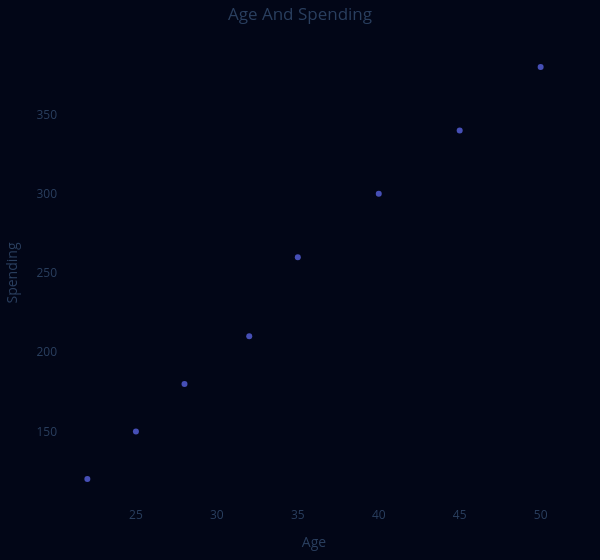

Write notebook code for a chart like this one.
### Code cell
df3 = pd.DataFrame({
    "Age": [22, 25, 28, 32, 35, 40, 45, 50],
    "Spending": [120, 150, 180, 210, 260, 300, 340, 380]
})

fig = go.Figure()

fig.add_trace(
    go.Scatter(
        x=df3["Age"],
        y=df3["Spending"]
    )
)

fig.update_layout(
    title="Age And Spending",
    width=600,
    height=560,
    xaxis_title="Age",
    yaxis_title="Spending",
    margin=dict(l=40,r=30,t=40,b=30),
    template="plotly_white",
    plot_bgcolor="#020617",
    paper_bgcolor="#020617",
    title_x=0.5,
    xaxis=dict(showgrid=False),
    yaxis=dict(showgrid=False)
)

fig.update_traces(
    opacity=0.7,
    marker=dict(
        size=6
    ),
    mode="markers",
    textposition="top center",
    hovertemplate="Age: %{x}<br>Spending: %{y}<extra></extra>"
)

fig.show()

### Figure 1 — Plotly figure (JSON) as saved in the notebook; plotly's stock layout.template omitted (floating-point values rounded to 4 significant figures)
{"data": [{"hovertemplate": "Age: %{x}<br>Spending: %{y}<extra></extra>", "marker": {"size": 6}, "mode": "markers", "opacity": 0.7, "textposition": "top center", "type": "scatter", "x": [22, 25, 28, 32, 35, 40, 45, 50], "y": [120, 150, 180, 210, 260, 300, 340, 380]}], "layout": {"height": 560, "margin": {"b": 30, "l": 40, "r": 30, "t": 40}, "paper_bgcolor": "#020617", "plot_bgcolor": "#020617", "title": {"text": "Age And Spending", "x": 0.5}, "width": 600, "xaxis": {"showgrid": false, "title": {"text": "Age"}}, "yaxis": {"showgrid": false, "title": {"text": "Spending"}}}}
